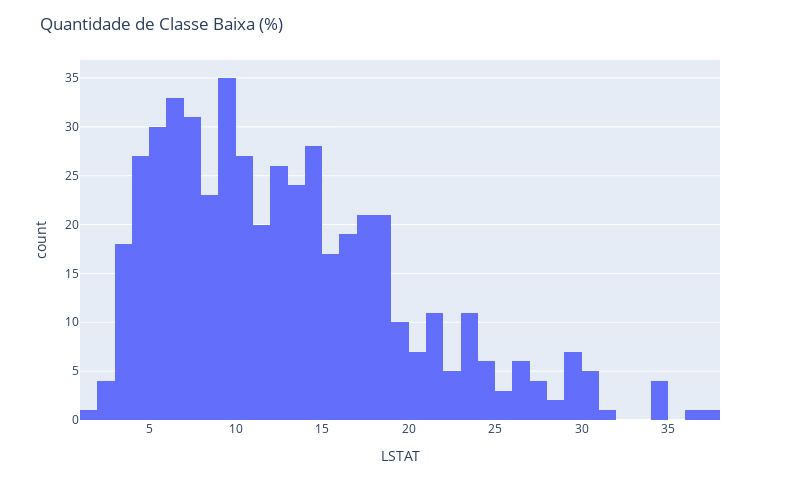

Here is the notebook cell this chart was saved with:
### Code cell
hist =  px.histogram (df,  x = "LSTAT", nbins=60) 
hist.update_layout(width=800,height=500,title_text='Quantidade de Classe Baixa (%)') 
hist.show()

### Figure 1 — Plotly figure (JSON) as saved in the notebook; plotly's stock layout.template omitted (floating-point values rounded to 4 significant figures; data arrays with more than 128 entries replaced by an {"elided": "..."} marker saying what was removed)
{"data": [{"alignmentgroup": "True", "bingroup": "x", "hovertemplate": "LSTAT=%{x}<br>count=%{y}<extra></extra>", "legendgroup": "", "marker": {"color": "#636efa", "pattern": {"shape": ""}}, "name": "", "nbinsx": 60, "offsetgroup": "", "orientation": "v", "showlegend": false, "type": "histogram", "x": {"elided": "489 float values"}, "xaxis": "x", "yaxis": "y"}], "layout": {"barmode": "relative", "height": 500, "legend": {"tracegroupgap": 0}, "margin": {"t": 60}, "title": {"text": "Quantidade de Classe Baixa (%)"}, "width": 800, "xaxis": {"anchor": "y", "domain": [0, 1], "title": {"text": "LSTAT"}}, "yaxis": {"anchor": "x", "domain": [0, 1], "title": {"text": "count"}}}}
